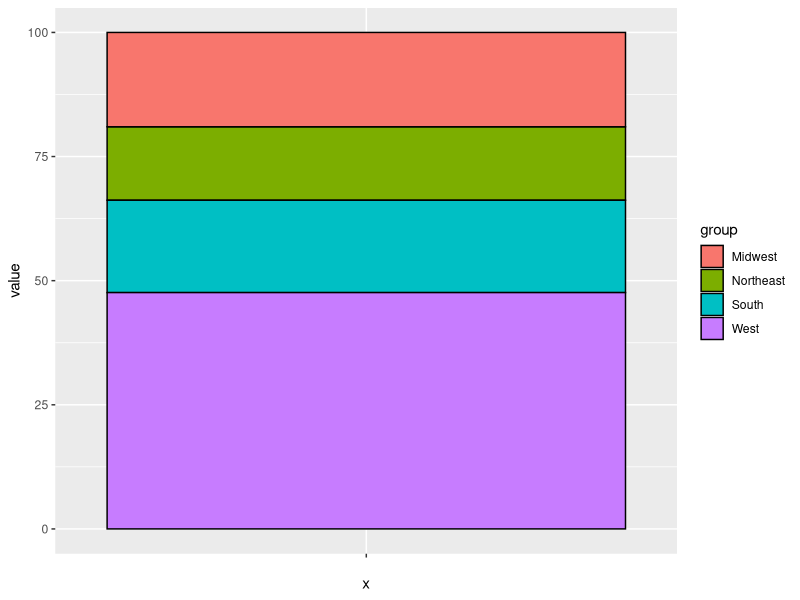

Write the R code that produced this figure. (Note: this script raises an error after producing the figure.)

###################################################
#                 Proportions by regions          #
#                 Version 1.0 (Jan 2021)          #
#             Written by Adam A. Capoferri        #               
###################################################

#This creates pie charts for any proportion of regions used. The number of regions can change and reflect that with the "value=()".
library(ggplot2)
library(ggrepel)
library(dplyr)
#Phase 1: Need to calculate the proportions for each region to enter into the value=c(")
df <- data.frame(group = c("Northeast", "South", "Midwest", "West"), value = c(14.8, 18.6, 19.0, 47.6))
head(df)

data<-ggplot(df, aes(x="", y=value, fill=group))+geom_bar(width = 1, stat="identity", color="black")
data
pie<-bp+coord_polar("y", start=0)+theme_void()
pie_new<-pie+ scale_fill_brewer(palette="Set2")+guides(fill = guide_legend(title = "Region"))+scale_fill_discrete(breaks=c("Northeast", "South", "Midwest", "West", "Territory"))
pie_new
